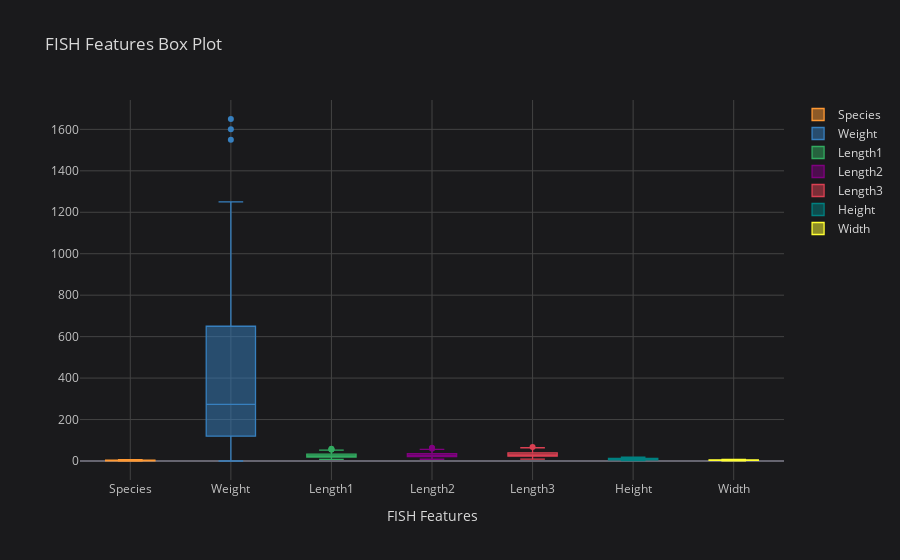

The notebook cell this image was saved under:
### Code cell
df.iplot(kind="box", boxpoints="outliers",xTitle="FISH Features", title="FISH Features Box Plot")

### Figure 1 — Plotly figure (JSON) as saved in the notebook; plotly's stock layout.template omitted (floating-point values rounded to 4 significant figures; data arrays with more than 128 entries replaced by an {"elided": "..."} marker saying what was removed)
{"data": [{"boxpoints": "outliers", "line": {"width": 1.3}, "marker": {"color": "rgba(255, 153, 51, 1.0)"}, "name": "Species", "orientation": "v", "type": "box", "y": {"elided": "159 int values"}}, {"boxpoints": "outliers", "line": {"width": 1.3}, "marker": {"color": "rgba(55, 128, 191, 1.0)"}, "name": "Weight", "orientation": "v", "type": "box", "y": {"elided": "159 float values"}}, {"boxpoints": "outliers", "line": {"width": 1.3}, "marker": {"color": "rgba(50, 171, 96, 1.0)"}, "name": "Length1", "orientation": "v", "type": "box", "y": {"elided": "159 float values"}}, {"boxpoints": "outliers", "line": {"width": 1.3}, "marker": {"color": "rgba(128, 0, 128, 1.0)"}, "name": "Length2", "orientation": "v", "type": "box", "y": {"elided": "159 float values"}}, {"boxpoints": "outliers", "line": {"width": 1.3}, "marker": {"color": "rgba(219, 64, 82, 1.0)"}, "name": "Length3", "orientation": "v", "type": "box", "y": {"elided": "159 float values"}}, {"boxpoints": "outliers", "line": {"width": 1.3}, "marker": {"color": "rgba(0, 128, 128, 1.0)"}, "name": "Height", "orientation": "v", "type": "box", "y": {"elided": "159 float values"}}, {"boxpoints": "outliers", "line": {"width": 1.3}, "marker": {"color": "rgba(255, 255, 51, 1.0)"}, "name": "Width", "orientation": "v", "type": "box", "y": {"elided": "159 float values"}}], "layout": {"legend": {"bgcolor": "#1A1A1C", "font": {"color": "#D9D9D9"}}, "paper_bgcolor": "#1A1A1C", "plot_bgcolor": "#1A1A1C", "title": {"font": {"color": "#D9D9D9"}, "text": "FISH Features Box Plot"}, "xaxis": {"gridcolor": "#434343", "showgrid": true, "tickfont": {"color": "#C2C2C2"}, "title": {"font": {"color": "#D9D9D9"}, "text": "FISH Features"}, "zerolinecolor": "#666570"}, "yaxis": {"gridcolor": "#434343", "showgrid": true, "tickfont": {"color": "#C2C2C2"}, "title": {"font": {"color": "#D9D9D9"}, "text": ""}, "zerolinecolor": "#666570"}}}
